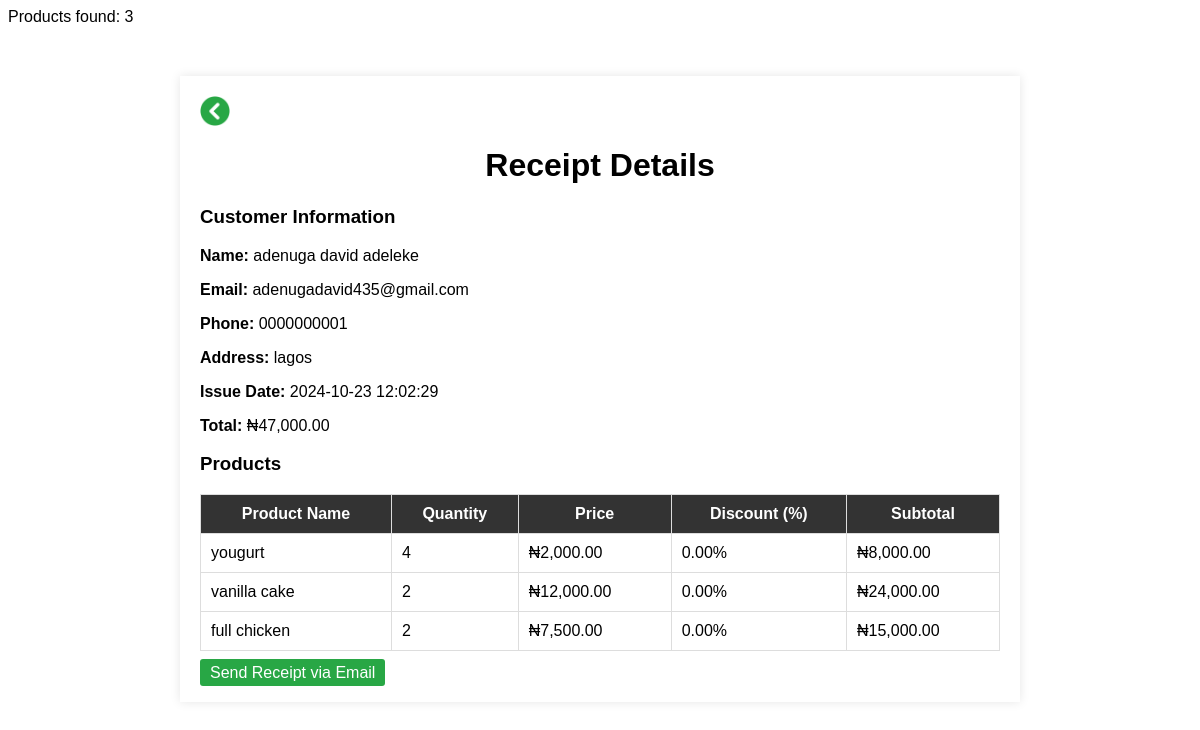
/invoices/view_invoice_details.php?invoice_id=1, run on the app's committed database.
### tables this page shows
CREATE TABLE `invoices` (
  `invoice_id` int(11) NOT NULL,
  `customer_name` varchar(255) DEFAULT NULL,
  `customer_email` varchar(255) DEFAULT NULL,
  `customer_phone` varchar(20) DEFAULT NULL,
  `customer_address` text DEFAULT NULL,
  `total` decimal(10,2) DEFAULT NULL,
  `issue_date` datetime DEFAULT current_timestamp()
);

CREATE TABLE `invoice_items` (
  `id` int(11) NOT NULL,
  `invoice_id` int(11) DEFAULT NULL,
  `product_id` int(11) DEFAULT NULL,
  `quantity` int(11) NOT NULL,
  `discount` decimal(10,2) DEFAULT 0.00,
  `subtotal` decimal(10,2) DEFAULT NULL,
  `price` decimal(10,2) DEFAULT NULL
);

CREATE TABLE `products` (
  `id` int(11) NOT NULL,
  `name` varchar(255) NOT NULL,
  `price` decimal(10,2) NOT NULL
);

### invoices/view_invoice_details.php (the view, shortened to what this page needs)
<?php
include '../includes/db.php';
$settings_sql = "SELECT company_name FROM settings WHERE id = 1";
$settings_result = $conn->query($settings_sql);
$settings = $settings_result->fetch_assoc();
$company_name = $settings['company_name'] ?? 'Default Company';
$invoice_id = $_GET['invoice_id'];
$invoice_sql = "SELECT * FROM invoices WHERE invoice_id = ?";
$invoice_stmt = $conn->prepare($invoice_sql);
$invoice_stmt->bind_param('i', $invoice_id);
$invoice_stmt->execute();
$invoice_result = $invoice_stmt->get_result();
$invoice = $invoice_result->fetch_assoc();
$items_sql = "
    SELECT ii.*, p.name AS product_name
    FROM invoice_items ii
    JOIN products p ON ii.product_id = p.id
    WHERE ii.invoice_id = ?";
$items_stmt = $conn->prepare($items_sql);
$items_stmt->bind_param('i', $invoice_id);
$items_stmt->execute();
$items_result = $items_stmt->get_result();
if ($items_result->num_rows === 0) {
    echo "<p>No products found for this invoice.</p>";
} else {
    echo "<p>Products found: " . $items_result->num_rows . "</p>";
}
$email_body = "Dear " . $invoice['customer_name'] . ",\n\nHere are your receipt details:\n\n";
$email_body .= "Name: " . $invoice['customer_name'] . "\n";
$email_body .= "Email: " . $invoice['customer_email'] . "\n";
$email_body .= "Phone: " . $invoice['customer_phone'] . "\n";
$email_body .= "Address: " . $invoice['customer_address'] . "\n";
$email_body .= "Issue Date: " . $invoice['issue_date'] . "\n";
$email_body .= "Total: ₦" . number_format($invoice['total'], 2) . "\n\n";
$email_body .= "Purchased Products:\n";
while ($item = $items_result->fetch_assoc()) {
    $email_body .= "Product: " . $item['product_name'] . "\n";
    $email_body .= "Quantity: " . $item['quantity'] . "\n";
    $email_body .= "Price: ₦" . number_format($item['price'], 2) . "\n";
    $email_body .= "Discount: " . $item['discount'] . "%\n";
    $email_body .= "Subtotal: ₦" . number_format($item['subtotal'], 2) . "\n\n";
}
$email_body .= "Thank you for your business!";
$mailto_link = "mailto:" . $invoice['customer_email'] . "?subject=Your%20Receipt%20from%20" . rawurlencode($company_name) . "&body=" . rawurlencode($email_body);
?>
<!DOCTYPE html>
<html lang="en">
<head>
</head>
<body>
    <div class="container">
        <a href="view_invoices.php" class="back-btn">
            <img src="/project/icons/icons-back.png " alt="Bck" style="width: 30px; height: 30px;">
        </a>
        <h1>Receipt Details</h1>
        <h3>Customer Information</h3>
        <p><strong>Name:</strong> <?php echo $invoice['customer_name']; ?></p>
        <p><strong>Email:</strong> <?php echo $invoice['customer_email']; ?></p>
        <p><strong>Phone:</strong> <?php echo $invoice['customer_phone']; ?></p>
        <p><strong>Address:</strong> <?php echo $invoice['customer_address']; ?></p>
        <p><strong>Issue Date:</strong> <?php echo $invoice['issue_date']; ?></p>
        <p><strong>Total:</strong> ₦<?php echo number_format($invoice['total'], 2); ?></p>
        <h3>Products</h3>
        <table>
            <thead>
                <tr>
                    <th>Product Name</th>
                    <th>Quantity</th>
                    <th>Price</th>
                    <th>Discount (%)</th>
                    <th>Subtotal</th>
                </tr>
            </thead>
            <tbody>
                <?php
                $items_result->data_seek(0);
                while ($item = $items_result->fetch_assoc()):
                ?>
                    <tr>
                        <td><?php echo $item['product_name'] ?? 'Unknown Product'; ?></td>
                        <td><?php echo $item['quantity']; ?></td>
                        <td>₦<?php echo number_format($item['price'], 2); ?></td>
                        <td><?php echo $item['discount']; ?>%</td>
                        <td>₦<?php echo number_format($item['subtotal'], 2); ?></td>
                    </tr>
                <?php endwhile; ?>
            </tbody>
        </table>
        <a href="<?php echo $mailto_link; ?>" class="send-btn">Send Receipt via Email</a>
    </div>
</body>
</html>

### invoices/view_invoice_details.php (style rules this page uses)
body { font-family: Arial, sans-serif; }
.container { max-width: 800px; margin: 50px auto; padding: 20px; background-color: #fff; box-shadow: 0 0 10px rgba(0, 0, 0, 0.1); }
table { width: 100%; border-collapse: collapse; margin-bottom: 13px; }
table, th, td { border: 1px solid #ddd; padding: 10px; }
th { background-color: #333; color: #fff; }
td { text-align: left; }
h1 { text-align: center; }
.send-btn { background-color: #28a745; text-decoration: none; color: white; padding: 5px 10px; border-radius: 3px; }

### data on the page
invoices: customer_name "adenuga david adeleke", customer_email "adenugadavid435@gmail.com", customer_phone "0000000001", customer_address "lagos", issue_date "2024-10-23 12:02:29", total "47,000.00"
invoice_items: product.name "yougurt", quantity "4", price "2,000.00", discount "0.00", subtotal "8,000.00"
invoice_items: product.name "vanilla cake", quantity "2", price "12,000.00", discount "0.00", subtotal "24,000.00"
invoice_items: product.name "full chicken", quantity "2", price "7,500.00", discount "0.00", subtotal "15,000.00"

### other printed values
$items_result->num_rows "3"
